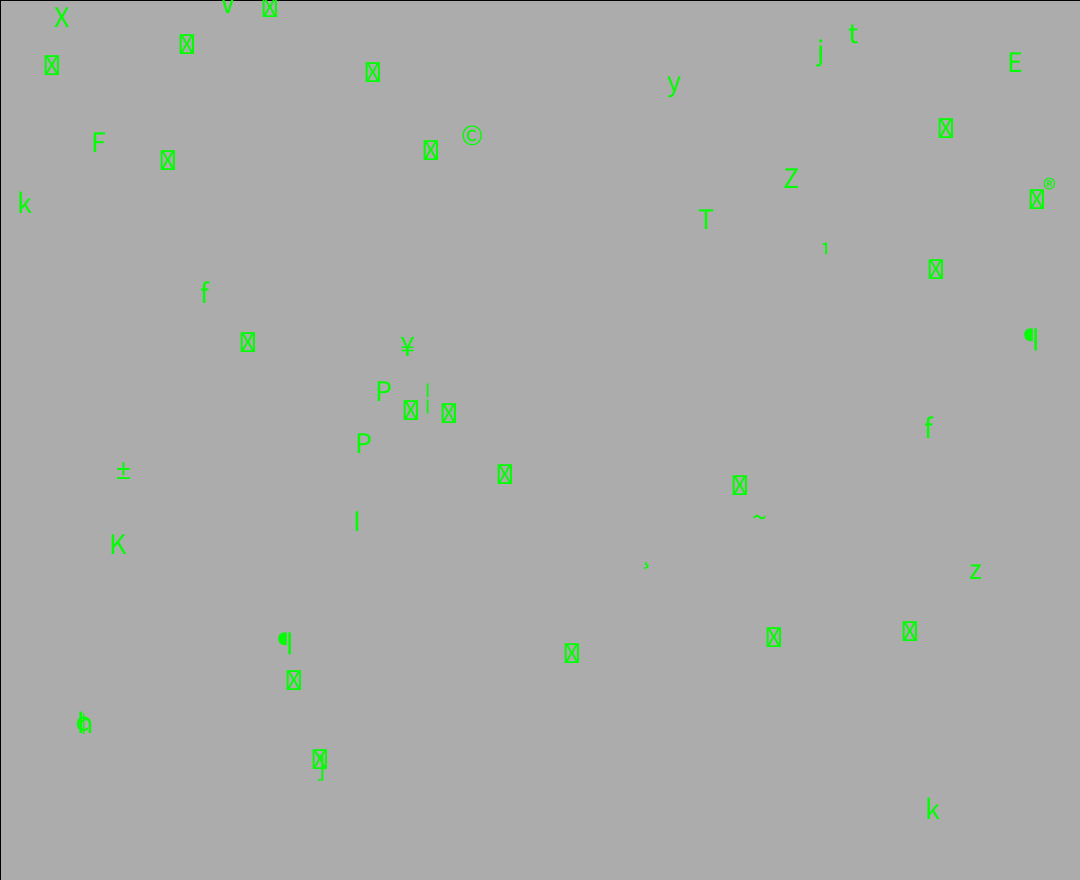
Frame 1 (no input)
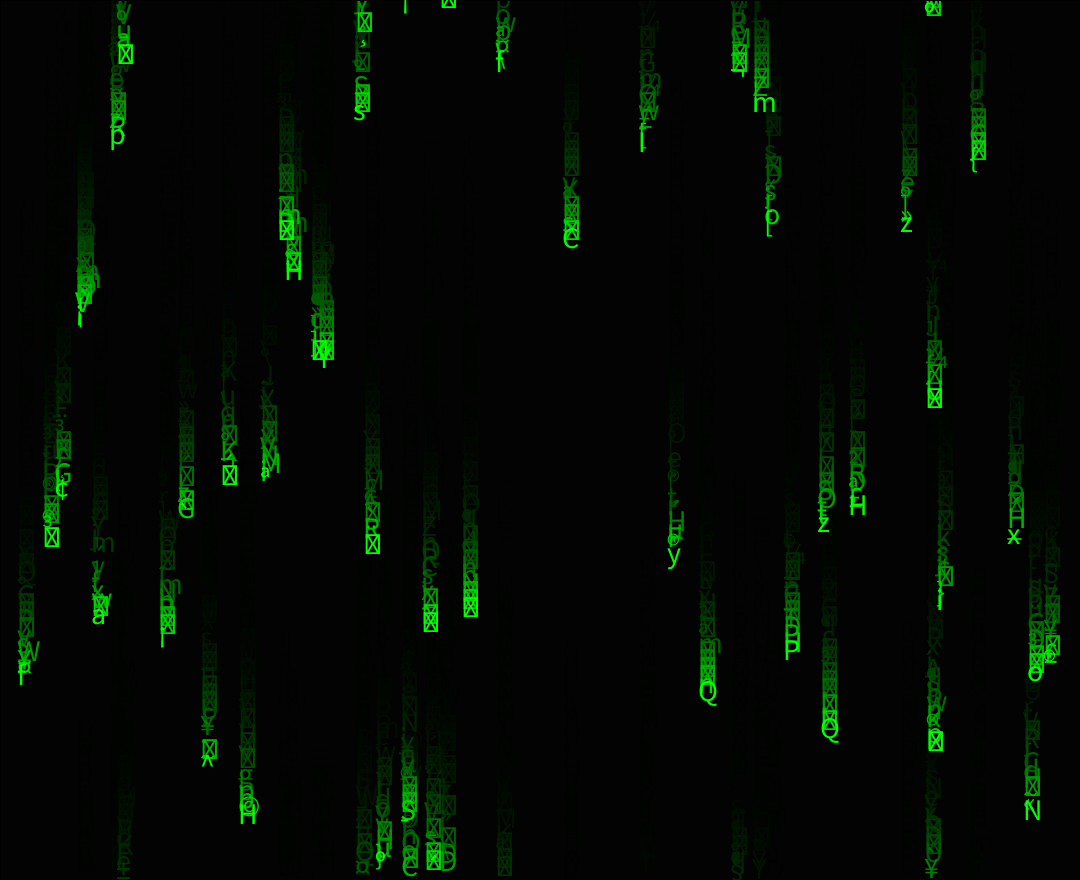
Frame 60 (the mouse pressed at the canvas centre just before this capture)
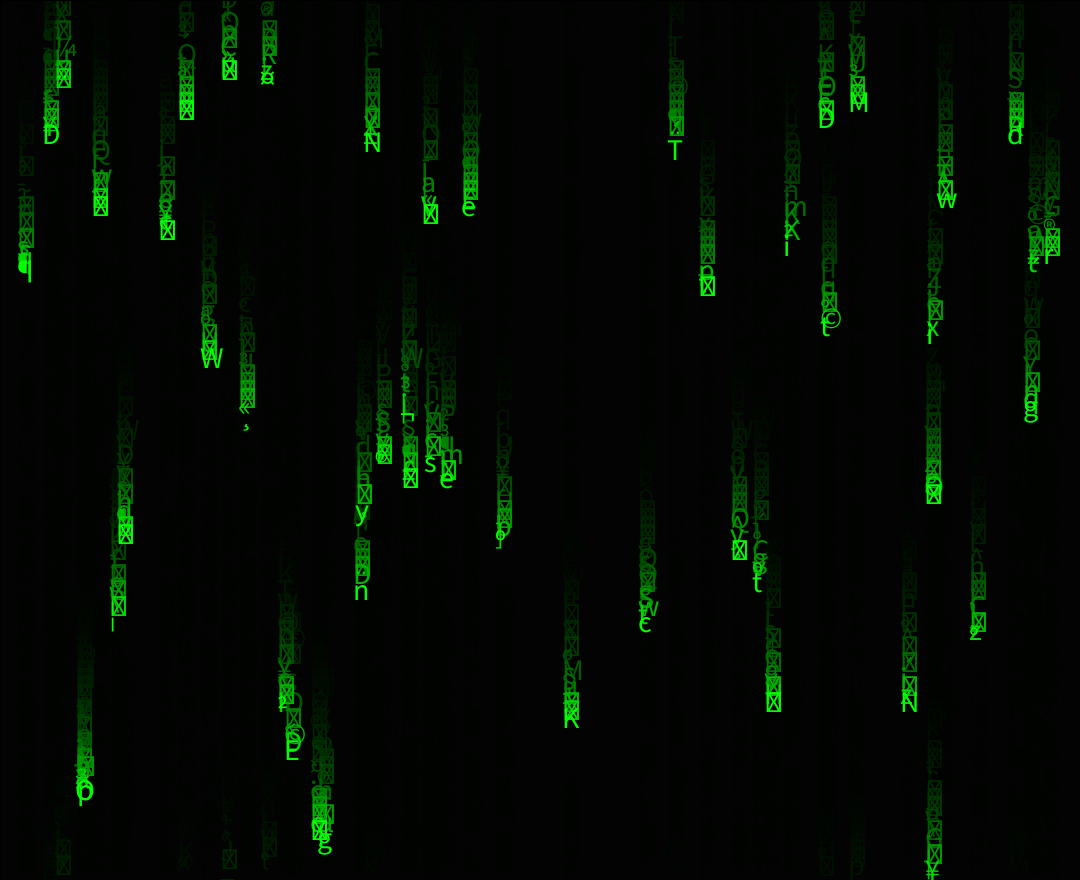
Frame 120 (the mouse held since frame 60 and released just before this capture)

The Processing sketch that drew these frames (run headless with seeded random() and noise(); from frame 60 on, the mouse is pressed at the canvas centre):

// Processing sketch: THE_MATRIX
// ── THE_MATRIX.pde
float[] xCoords = new float[50];
float[] yCoords = new float[50];

void setup() {
  size(1080, 880);
  for (int i = 0; i<50; i++) {
    xCoords[i] = random(width);
    yCoords[i] = random(height);
  }
  textSize(30);
  frameRate(15);
}

void draw() {
  fill(0,40);
  rect(0, 0, width, height);
  fill(0,255,0);
  for (int i = 0; i<50; i++) {
    char randomLetter = char(int(random(67, 189)));
    text(randomLetter, xCoords[i], yCoords[i]);
    yCoords[i] += 8;
    if (yCoords[i] > height) yCoords[i] = 0;
  }
}
